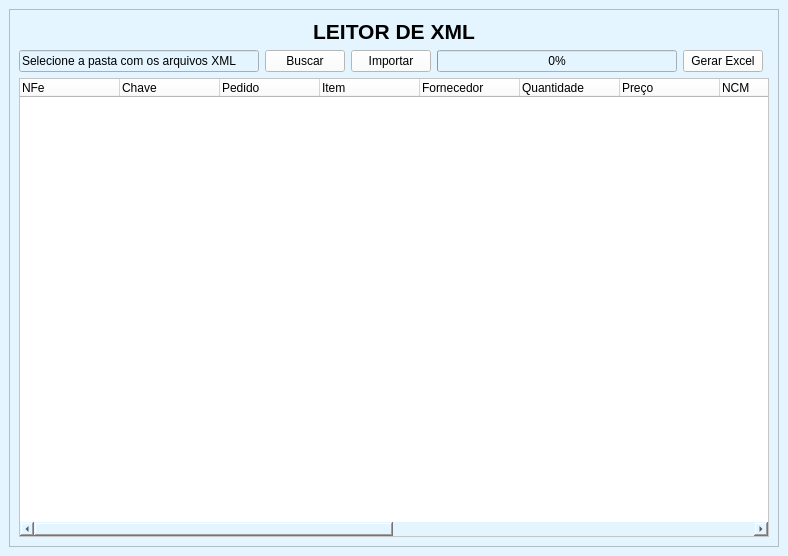
<?xml version="1.0" encoding="UTF-8"?>
<ui version="4.0">
 <class>MainWindow</class>
 <widget class="QMainWindow" name="MainWindow">
  <property name="geometry">
   <rect>
    <x>0</x>
    <y>0</y>
    <width>788</width>
    <height>556</height>
   </rect>
  </property>
  <property name="sizePolicy">
   <sizepolicy hsizetype="Expanding" vsizetype="Expanding">
    <horstretch>0</horstretch>
    <verstretch>0</verstretch>
   </sizepolicy>
  </property>
  <property name="windowTitle">
   <string>MainWindow</string>
  </property>
  <property name="styleSheet">
   <string notr="true">background-color:rgb(229, 245, 255)</string>
  </property>
  <widget class="QWidget" name="centralwidget">
   <layout class="QVBoxLayout" name="verticalLayout">
    <item>
     <widget class="QFrame" name="frame">
      <property name="sizePolicy">
       <sizepolicy hsizetype="Minimum" vsizetype="Minimum">
        <horstretch>10</horstretch>
        <verstretch>10</verstretch>
       </sizepolicy>
      </property>
      <property name="frameShape">
       <enum>QFrame::StyledPanel</enum>
      </property>
      <property name="frameShadow">
       <enum>QFrame::Raised</enum>
      </property>
      <layout class="QGridLayout" name="gridLayout_2">
       <item row="2" column="0">
        <layout class="QGridLayout" name="gridLayout">
         <item row="0" column="5">
          <widget class="QPushButton" name="btn_excel">
           <property name="styleSheet">
            <string notr="true">QPushButton{
	color:rgb(0, 0, 0);
	background-color: rgb(255, 255, 255)
}</string>
           </property>
           <property name="text">
            <string>Gerar Excel</string>
           </property>
          </widget>
         </item>
         <item row="0" column="3">
          <widget class="QPushButton" name="btn_import">
           <property name="styleSheet">
            <string notr="true">QPushButton{
	color:rgb(0, 0, 0);
	background-color: rgb(255, 255, 255)
}</string>
           </property>
           <property name="text">
            <string>Importar</string>
           </property>
          </widget>
         </item>
         <item row="0" column="1">
          <widget class="QLineEdit" name="insert_path">
           <property name="focusPolicy">
            <enum>Qt::StrongFocus</enum>
           </property>
           <property name="styleSheet">
            <string notr="true">QPushButton{
	color:rgb(0, 0, 0);
	background-color: rgb(255, 255, 255)
}</string>
           </property>
           <property name="text">
            <string>Selecione a pasta com os arquivos XML</string>
           </property>
          </widget>
         </item>
         <item row="0" column="2">
          <widget class="QPushButton" name="btn_open">
           <property name="styleSheet">
            <string notr="true">QPushButton{
	color:rgb(0, 0, 0);
	background-color: rgb(255, 255, 255)
}</string>
           </property>
           <property name="text">
            <string>Buscar</string>
           </property>
          </widget>
         </item>
         <item row="0" column="4">
          <widget class="QProgressBar" name="progressBar">
           <property name="value">
            <number>0</number>
           </property>
          </widget>
         </item>
        </layout>
       </item>
       <item row="3" column="0" colspan="2">
        <widget class="QTreeWidget" name="db_nfs">
         <property name="sizePolicy">
          <sizepolicy hsizetype="Expanding" vsizetype="Expanding">
           <horstretch>0</horstretch>
           <verstretch>0</verstretch>
          </sizepolicy>
         </property>
         <property name="styleSheet">
          <string notr="true">background-color:rgb(255, 255, 255)</string>
         </property>
         <column>
          <property name="text">
           <string>NFe</string>
          </property>
         </column>
         <column>
          <property name="text">
           <string>Chave</string>
          </property>
         </column>
         <column>
          <property name="text">
           <string>Pedido</string>
          </property>
         </column>
         <column>
          <property name="text">
           <string>Item</string>
          </property>
         </column>
         <column>
          <property name="text">
           <string>Fornecedor</string>
          </property>
         </column>
         <column>
          <property name="text">
           <string>Quantidade</string>
          </property>
         </column>
         <column>
          <property name="text">
           <string>Preço</string>
          </property>
         </column>
         <column>
          <property name="text">
           <string>NCM</string>
          </property>
         </column>
         <column>
          <property name="text">
           <string>Origem</string>
          </property>
         </column>
         <column>
          <property name="text">
           <string>Alíquota ICMS</string>
          </property>
         </column>
         <column>
          <property name="text">
           <string>Valor ICMS</string>
          </property>
         </column>
         <column>
          <property name="text">
           <string>Alíquota IPI</string>
          </property>
         </column>
         <column>
          <property name="text">
           <string>Valor IPI</string>
          </property>
         </column>
         <column>
          <property name="text">
           <string>Alíquota ICMS ST</string>
          </property>
         </column>
         <column>
          <property name="text">
           <string>Valor ICMS ST</string>
          </property>
         </column>
        </widget>
       </item>
       <item row="1" column="0" colspan="2">
        <widget class="QLabel" name="title">
         <property name="styleSheet">
          <string notr="true"/>
         </property>
         <property name="text">
          <string>&lt;!DOCTYPE HTML PUBLIC &quot;-//W3C//DTD HTML 4.0//EN&quot; &quot;http://www.w3.org/TR/REC-html40/strict.dtd&quot;&gt;
&lt;html&gt;&lt;head&gt;&lt;meta name=&quot;qrichtext&quot; content=&quot;1&quot; /&gt;&lt;style type=&quot;text/css&quot;&gt;
p, li { white-space: pre-wrap; }
&lt;/style&gt;&lt;/head&gt;&lt;body style=&quot; font-family:'MS Shell Dlg 2'; font-size:8pt; font-weight:400; font-style:normal;&quot;&gt;
&lt;p align=&quot;center&quot; style=&quot; margin-top:12px; margin-bottom:12px; margin-left:0px; margin-right:0px; -qt-block-indent:0; text-indent:0px;&quot;&gt;&lt;span style=&quot; font-size:16pt; font-weight:600; color:#000000;&quot;&gt;LEITOR DE XML&lt;/span&gt;&lt;/p&gt;&lt;/body&gt;&lt;/html&gt;</string>
         </property>
        </widget>
       </item>
      </layout>
     </widget>
    </item>
   </layout>
  </widget>
 </widget>
 <resources/>
 <connections/>
</ui>
